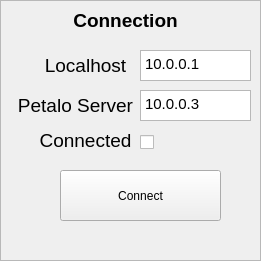
      <widget class="QFrame" name="frame_154">
       <property name="geometry">
        <rect>
         <x>280</x>
         <y>420</y>
         <width>261</width>
         <height>261</height>
        </rect>
       </property>
       <property name="frameShape">
        <enum>QFrame::StyledPanel</enum>
       </property>
       <property name="frameShadow">
        <enum>QFrame::Raised</enum>
       </property>
       <widget class="QLabel" name="label_304">
        <property name="geometry">
         <rect>
          <x>10</x>
          <y>0</y>
          <width>231</width>
          <height>41</height>
         </rect>
        </property>
        <property name="font">
         <font>
          <pointsize>14</pointsize>
          <weight>75</weight>
          <bold>true</bold>
         </font>
        </property>
        <property name="text">
         <string>Connection</string>
        </property>
        <property name="alignment">
         <set>Qt::AlignCenter</set>
        </property>
       </widget>
       <widget class="QLabel" name="label_306">
        <property name="geometry">
         <rect>
          <x>30</x>
          <y>50</y>
          <width>111</width>
          <height>31</height>
         </rect>
        </property>
        <property name="font">
         <font>
          <pointsize>14</pointsize>
         </font>
        </property>
        <property name="text">
         <string>Localhost</string>
        </property>
        <property name="alignment">
         <set>Qt::AlignCenter</set>
        </property>
       </widget>
       <widget class="QLabel" name="label_309">
        <property name="geometry">
         <rect>
          <x>10</x>
          <y>90</y>
          <width>131</width>
          <height>31</height>
         </rect>
        </property>
        <property name="font">
         <font>
          <pointsize>14</pointsize>
         </font>
        </property>
        <property name="text">
         <string>Petalo Server</string>
        </property>
        <property name="alignment">
         <set>Qt::AlignCenter</set>
        </property>
       </widget>
       <widget class="QLabel" name="label_310">
        <property name="geometry">
         <rect>
          <x>30</x>
          <y>120</y>
          <width>111</width>
          <height>41</height>
         </rect>
        </property>
        <property name="font">
         <font>
          <pointsize>14</pointsize>
         </font>
        </property>
        <property name="text">
         <string>Connected</string>
        </property>
        <property name="alignment">
         <set>Qt::AlignCenter</set>
        </property>
       </widget>
       <widget class="QTextBrowser" name="textBrowser_Localhost">
        <property name="geometry">
         <rect>
          <x>140</x>
          <y>50</y>
          <width>111</width>
          <height>31</height>
         </rect>
        </property>
        <property name="readOnly">
         <bool>false</bool>
        </property>
        <property name="html">
         <string>&lt;!DOCTYPE HTML PUBLIC &quot;-//W3C//DTD HTML 4.0//EN&quot; &quot;http://www.w3.org/TR/REC-html40/strict.dtd&quot;&gt;
&lt;html&gt;&lt;head&gt;&lt;meta name=&quot;qrichtext&quot; content=&quot;1&quot; /&gt;&lt;style type=&quot;text/css&quot;&gt;
p, li { white-space: pre-wrap; }
&lt;/style&gt;&lt;/head&gt;&lt;body style=&quot; font-family:'Cantarell'; font-size:11pt; font-weight:400; font-style:normal;&quot;&gt;
&lt;p style=&quot; margin-top:0px; margin-bottom:0px; margin-left:0px; margin-right:0px; -qt-block-indent:0; text-indent:0px;&quot;&gt;10.0.0.1&lt;/p&gt;&lt;/body&gt;&lt;/html&gt;</string>
        </property>
       </widget>
       <widget class="QTextBrowser" name="textBrowser_Petalo_server">
        <property name="geometry">
         <rect>
          <x>140</x>
          <y>90</y>
          <width>111</width>
          <height>31</height>
         </rect>
        </property>
        <property name="readOnly">
         <bool>false</bool>
        </property>
        <property name="html">
         <string>&lt;!DOCTYPE HTML PUBLIC &quot;-//W3C//DTD HTML 4.0//EN&quot; &quot;http://www.w3.org/TR/REC-html40/strict.dtd&quot;&gt;
&lt;html&gt;&lt;head&gt;&lt;meta name=&quot;qrichtext&quot; content=&quot;1&quot; /&gt;&lt;style type=&quot;text/css&quot;&gt;
p, li { white-space: pre-wrap; }
&lt;/style&gt;&lt;/head&gt;&lt;body style=&quot; font-family:'Cantarell'; font-size:11pt; font-weight:400; font-style:normal;&quot;&gt;
&lt;p style=&quot; margin-top:0px; margin-bottom:0px; margin-left:0px; margin-right:0px; -qt-block-indent:0; text-indent:0px;&quot;&gt;10.0.0.3&lt;/p&gt;&lt;/body&gt;&lt;/html&gt;</string>
        </property>
       </widget>
       <widget class="QPushButton" name="pushButton_Connect">
        <property name="geometry">
         <rect>
          <x>60</x>
          <y>170</y>
          <width>161</width>
          <height>51</height>
         </rect>
        </property>
        <property name="text">
         <string>Connect</string>
        </property>
       </widget>
       <widget class="QCheckBox" name="checkBox_Connected">
        <property name="geometry">
         <rect>
          <x>140</x>
          <y>130</y>
          <width>20</width>
          <height>25</height>
         </rect>
        </property>
        <property name="text">
         <string/>
        </property>
       </widget>
      </widget>
